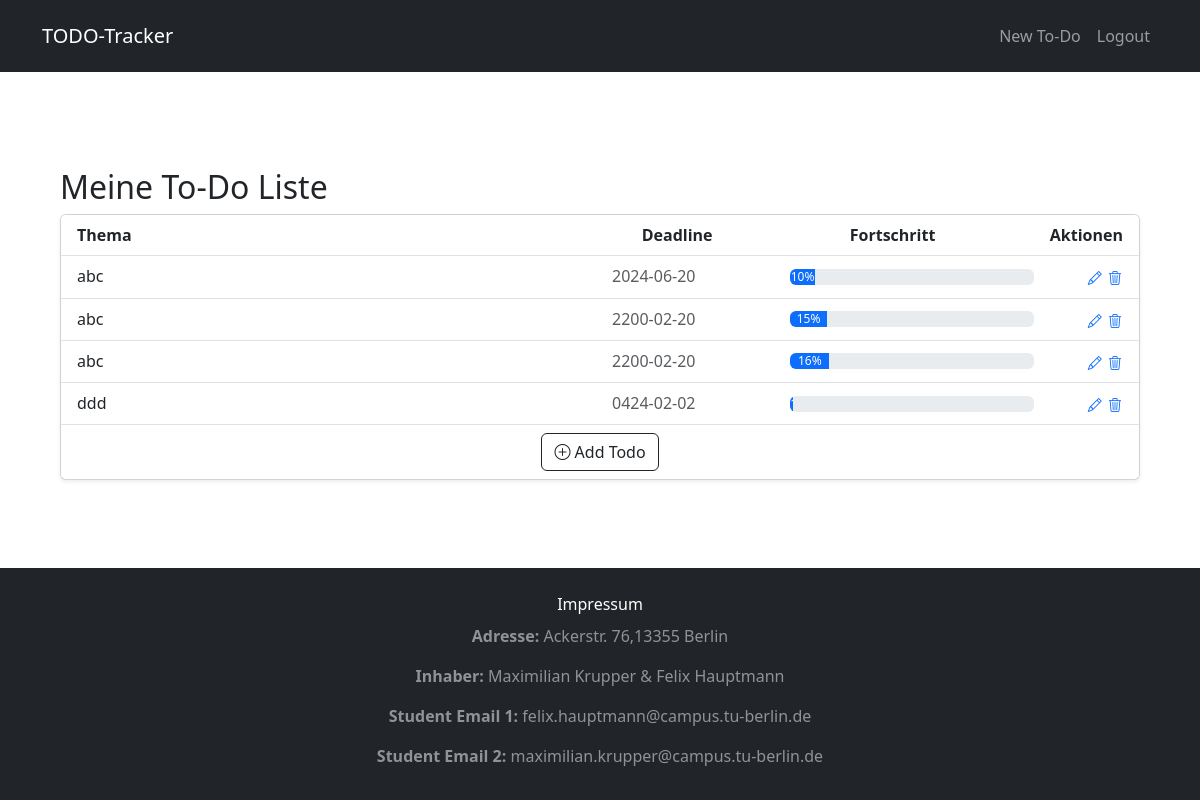
/ (signed in), run on the app's committed database.
### models.py (models this page shows)
class Todo(db.Model):
    __tablename__ = 'todos'
    id = db.Column(db.Integer, primary_key=True)
    data = db.Column(db.Text)
    progress = db.Column(db.Integer)
    deadline = db.Column(db.Date)
    date = db.Column(db.DateTime(timezone=True), default=func.now())
    user_id = db.Column(db.Integer, db.ForeignKey('users.id'))

### views.py (the view)
@views.route('/')
def home():
    return render_template('home.html', user=current_user)

### __init__.py (called while the page is built)
def create_app(config_name=None):
    app = Flask(__name__)
    if config_name == 'testing':
        app.config.from_object('website.config.TestConfig')
    else:
        app.config.from_object('website.config.Config')
    db.init_app(app)
    from .views import views
    from .todo import todo
    from .auth import auth
    app.register_blueprint(views, url_prefix='/')
    app.register_blueprint(todo, url_prefix='/')
    app.register_blueprint(auth, url_prefix='/')
    from .models import User, Todo
    create_db(app)
    login_manager = LoginManager()
    login_manager.login_view = "auth.login"
    login_manager.init_app(app)
    @login_manager.user_loader
    def load_user(id):
        return User.query.get(int(id))
    return app

### templates/home.html (shortened to what this page needs)
{% extends "index.html" %}
{% block content %}
    {% if not user.is_authenticated %}
    <section class="bg-dark text-light p-5 text-center text-sm-start">
        <div class="container">
            <div class="d-sm-flex align-items-center justify-content-between">
                <div>
                    <h1>Your Personal <span class="text-warning">Task-List</span> </h1>
                    <p class="lead my-4">
                        Create and organize your day-to-day tasks
                        <i class="bi bi-pencil-square"></i>
                    </p>
                    <p>
                        <button class="btn btn-warning btn-lg" onclick="location.href='/signup';">Start creating Tasks</button>
                    </p>
                </div>
                <img class="img-fluid w-50 d-none d-sm-block" src="{{ url_for('static', filename='img/undraw_task_list_6x9d.svg') }}" alt="Bild">
            </div>
        </div>
    </section>
    {% else %}
        <section id="todoList" class="p-5">
            <div class="container mt-5">
                <h2>Meine To-Do Liste</h2>
                <div class="card shadow-sm">
                    <ul class="list-group list-group-flush" id="todos">
                        <li class="list-group-item">
                            <div class="row d-flex justify-content-between">
                                <div class="col-md-6">
                                    <b>Thema</b>
                                </div>
                                <div class="col-md-2">
                                    <b>Deadline</b>
                                </div>
                                <div class="col-md-2">
                                    <b>Fortschritt</b>
                                </div>
                                <div class="d-flex col-md-1 justify-content-end">
                                    <div class="justify-content-between">
                                        <b>Aktionen</b>
                                    </div>
                                </div>
                            </div>
                        </li>
                        {% for todo in user.todos %}
                            <li class="list-group-item">
                                <div class="row d-flex justify-content-between">
                                    <div class="col-md-6">
                                        {{ todo.data }}
                                    </div>
                                    <div class="col-md-2 text-muted">
                                        {{ todo.deadline }}
                                    </div>
                                    <div class="d-flex col-md-3 align-items-center">
                                        <div class="progress w-100">
                                            <div class="progress-bar" role="progressbar" style="width: {{ todo.progress }}%;"
                                                 aria-valuenow={{ todo.progress }} aria-valuemin="0"
                                                 aria-valuemax="100">{{ todo.progress }}%
                                            </div>
                                        </div>
                                    </div>
                                    <div class="d-flex col-md-1 justify-content-end">
                                        <div class="justify-content-between">
                                            <button type="button" class="btn btn-sm btn-link p-0"
                                                    data-bs-toggle="tooltip"
                                                    data-bs-placement="top" data-bs-title="Edit"
                                                    onclick="location.href='/edit-todo/{{ todo.id }}';"><i class="bi bi-pencil"></i>
                                            </button>
                                            <button type="button" class="btn btn-sm btn-link p-0"
                                            data-bs-toggle="tooltip"
                                            data-bs-placement="top" data-bs-title="Delete"
                                            onclick="deleteTodo({{ todo.id }})"><i class="bi bi-trash3"></i></button>
                                        </div>
                                    </div>
                                </div>
                            </li>
                        {% endfor %}
                        <li class="list-group-item">
                            <div class="d-flex col-md-12 justify-content-center">
                                <button type="button" class="btn btn-outline-dark" onclick="location.href='/new-todo'">
                                    <i class="bi bi-plus-circle"></i> Add Todo
                                </button>
                            </div>
                        </li>
                    </ul>
                </div>
            </div>
        </section>
    {% endif %}
{% endblock %}

### templates/index.html (shortened to what this page needs)
<!DOCTYPE html>
<html lang="en">
<head>
    <link href="https://cdn.jsdelivr.net/npm/bootstrap@5.3.3/dist/css/bootstrap.min.css" rel="stylesheet">
    <link rel="stylesheet" href="https://cdn.jsdelivr.net/npm/bootstrap-icons@1.11.3/font/bootstrap-icons.min.css">
    <link rel="stylesheet" href="../static/css/style.css" type="text/css" media="screen">
</head>
<body class="d-flex flex-column">
    <nav class="navbar navbar-expand-lg bg-dark navbar-dark py-3">
        <div class="container">
            <a href="/" class="navbar-brand">TODO-Tracker</a>
            <div class="collapse navbar-collapse" id="navmenu">
                <ul class="navbar-nav ms-auto">
                    {% if user.is_authenticated %}
                        <li class="nav-item">
                            <a href="/new-todo" class="nav-link">New To-Do</a>
                        </li>
                        <li class="nav-item">
                            <a href="/logout" class="nav-link">Logout</a>
                        </li>
                    {% endif %}
                </ul>
            </div>
        </div>
    </nav>
    <div>
        {% block content %}
        {% endblock %}
    </div>
    <footer class="bg-dark text-white p-4 text-center mt-auto">
        Impressum
        <ul class="list-group bg-dark">
            <li class="list-group-item text-center text-white-50 bg-dark border-0">
                <span class="fw-bold">Adresse:</span> Ackerstr. 76,13355 Berlin
            </li>
            <li class="list-group-item text-center text-white-50 bg-dark border-0">
                <span class="fw-bold">Inhaber:</span> Maximilian Krupper & Felix Hauptmann
            </li>
            <li class="list-group-item text-center text-white-50 bg-dark border-0">
                <span class="fw-bold">Student Email 1:</span> felix.hauptmann@campus.tu-berlin.de
            </li>
            <li class="list-group-item text-center text-white-50 bg-dark border-0">
                <span class="fw-bold">Student Email 2:</span> maximilian.krupper@campus.tu-berlin.de
            </li>
        </ul>
    </footer>
</body>
</html>

### static/css/style.css (style rules this page uses)
body, html { height: 100%; margin: 0; display: flex; flex-direction: column; }

### data on the page
Todo: data "abc", deadline "2024-06-20", progress "10"
Todo: data "abc", deadline "2200-02-20", progress "15"
Todo: data "abc", deadline "2200-02-20", progress "16"
Todo: data "ddd", deadline "0424-02-02", {{ todo.progress }} 1 (drawn)
